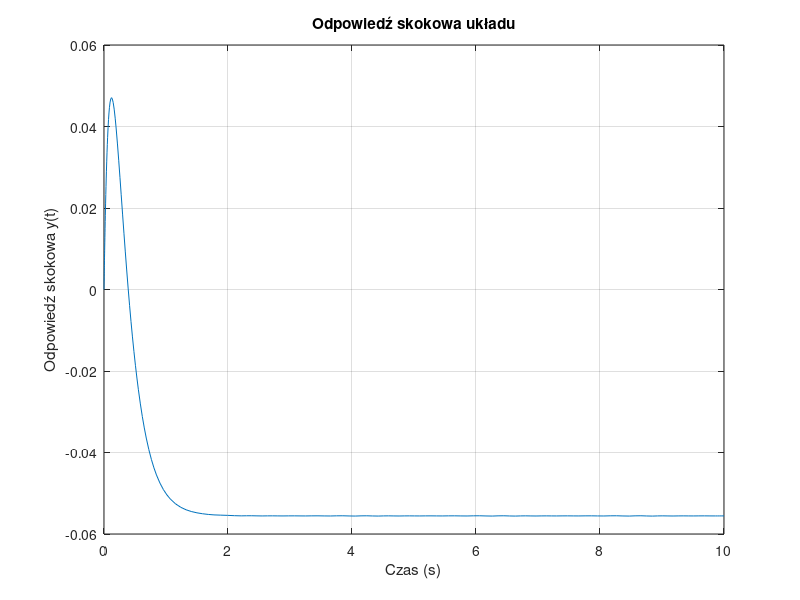
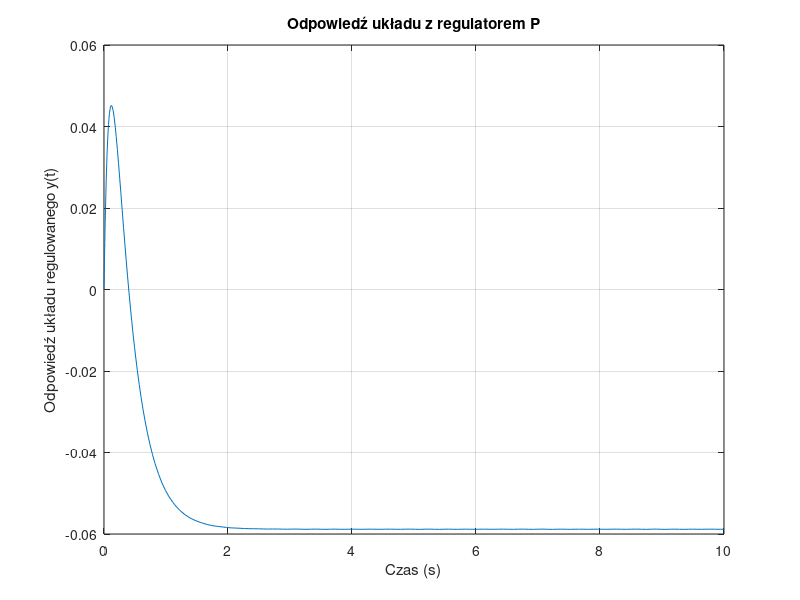
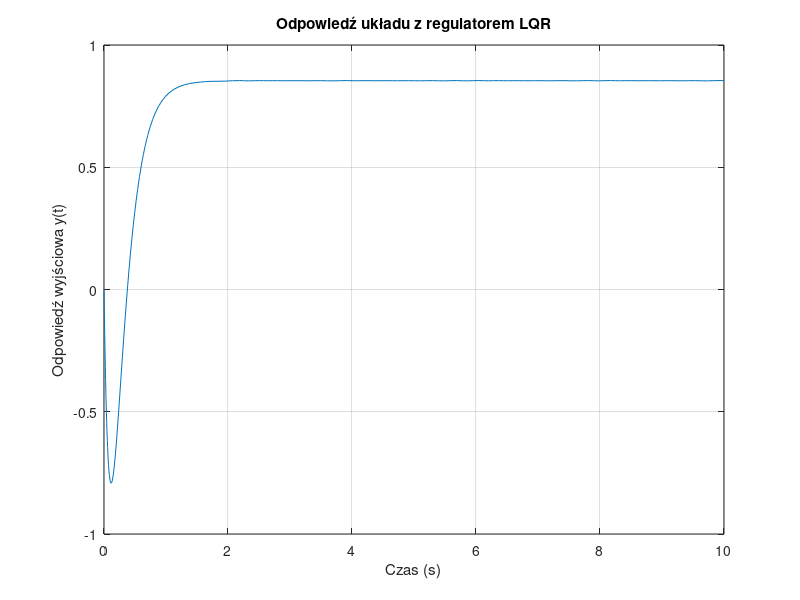

MATLAB code to generate these figures, in order:
% ---------- Parametry transmitancji ----------
% Licznik i mianownik transmitancji
numerator = [1, -2];          % Licznik: s - 2
denominator = [1, 13, 36];    % Mianownik: s^2 + 13s + 36

% Utworzenie obiektu transmitancji w MATLAB
sys_tf = tf(numerator, denominator);

% Przekształcenie transmitancji do przestrzeni stanów
[Ac, Bc, Cc, Dc] = tf2ss(numerator, denominator);

% Wyświetlenie macierzy przestrzeni stanów
disp('Macierze przestrzeni stanów:');
disp('A ='); disp(Ac);
disp('B ='); disp(Bc);
disp('C ='); disp(Cc);
disp('D ='); disp(Dc);

% ---------- Rozwiązywanie ODE za pomocą ode45 ----------
% Funkcja do rozwiązania układu równań różniczkowych (wejście skokowe)
u = 1;  % Wejście skokowe (jednostkowe)
odefun = @(t, x) Ac * x + Bc * u;  % Równanie stanu

% Początkowe warunki (zakładamy, że system zaczyna od stanu zerowego)
x0 = [0; 0];  % Stan początkowy (x1 = 0, x2 = 0)

% Zakres czasu (od t = 0 do t = 10)
tspan = [0 10];

% Rozwiązywanie równań różniczkowych za pomocą ode45
[t, x] = ode45(odefun, tspan, x0);

% Obliczanie odpowiedzi wyjściowej (y = Cx)
y = Cc * x';

% Rysowanie wykresu odpowiedzi skokowej
figure;
plot(t, y);
xlabel('Czas (s)');
ylabel('Odpowiedź skokowa y(t)');
title('Odpowiedź skokowa układu');
grid on;

% ---------- Regulacja Proporcjonalna ----------
% Wartość zadana
y_z = 1;      % Wartość zadana wyjścia
kp = 1;       % Wzmocnienie regulatora proporcjonalnego

% Równanie różniczkowe z regulatorem proporcjonalnym
odefun_regulator = @(t, x) Ac * x + Bc * (kp * (y_z - Cc * x));

% Rozwiązywanie równań różniczkowych
[t, x2] = ode45(odefun_regulator, tspan, x0);

% Obliczanie odpowiedzi wyjściowej (y = Cx)
y2 = Cc * x2';

% Rysowanie wykresu odpowiedzi układu regulowanego
figure;
plot(t, y2);
xlabel('Czas (s)');
ylabel('Odpowiedź układu regulowanego y(t)');
title('Odpowiedź układu z regulatorem P');
grid on;

% ---------- Regulacja LQR ----------
% Parametry regulacji
Q = eye(2);   % Penalizacja stanów
R = 0.1;      % Penalizacja sterowania

% Obliczenie macierzy wzmocnienia LQR
K = lqr(Ac, Bc, Q, R);

% Wartość zadana wyjścia
y_z = 1;

% Obliczenie wartości odniesienia (x_ref i u_ref)
x_ref = [0; -0.5];  % Wartość odniesienia stanu
u_ref = -18;        % Wartość odniesienia sterowania

% Równanie różniczkowe z regulacją LQR
odefun_lqr = @(t, x) Ac * x + Bc * (u_ref - K * (x - x_ref));

% Rozwiązywanie równań różniczkowych
[t, x_lqr] = ode45(odefun_lqr, tspan, x0);

% Obliczanie odpowiedzi wyjściowej (y = Cx)
y_lqr = Cc * x_lqr';

% Rysowanie wykresu odpowiedzi
figure;
plot(t, y_lqr);
xlabel('Czas (s)');
ylabel('Odpowiedź wyjściowa y(t)');
title('Odpowiedź układu z regulatorem LQR');
grid on;
